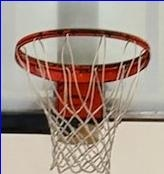
#> input picture CV2/Testing/original.jpg, 164 x 174 px
$ python Hoopster_Calculations.py
#> lines starting #> are read from the running program, lines starting #| are printed output that depends on the picture; after the words box and inside, x2 and y2 are one past the last pixel; in counts of white or black regions, pixels touching at a corner belong together
#> further down, ref_image is the input picture: shape (174, 164, 3); mean B, G, R 139.5, 148.9, 165.7
import numpy as np
from scipy.integrate import solve_ivp
import math

import cv2  # openCV library

# Drag coefficient, projectile radius (m), area (m2) and mass (kg).
C_d = 0.47
D = 0.2413  # m
R = D / 2  # m
A = np.pi * R**2
m = 0.624
# Air density (kg.m-3), acceleration due to gravity (m.s-2).
rho_air = 1.28
g = 9.81
# For convenience, define  this constant.
k = 0.5 * C_d * rho_air * A
y_goal = 3.05  # m

# [6 lines left out: function deriv, not called in this run]

# Integrate up to tf unless we hit the target sooner.
t0, tf = 0, 50

def hit_target(t, u):
    # We've hit the target if the y-coordinate is 0.
    return u[2]
# Stop the integration when we hit the target.
hit_target.terminal = True
# We must be moving downwards (don't stop before we begin moving upwards!)
hit_target.direction = -1

def max_height(t, u):
    # The maximum height is obtained when the y-velocity is zero.
    return u[3]

# [72 lines left out: functions calculate_auto, get_rpm, calculate_manual, not called in this run]

# distance from camera to hoop measured
# centimeter
Known_distance = (457.2**2 + 305**2)**(1/2)

# width of face in the real world or Object Plane
# centimeter
Known_width = 24.13

# focal length finder function
def Focal_Length_Finder(measured_distance, real_width, width_in_rf_image):
    # finding the focal length
    focal_length = (width_in_rf_image * measured_distance) / real_width
    return focal_length

def hoop_width(imageFrame):
    hsvFrame = cv2.cvtColor(imageFrame, cv2.COLOR_BGR2HSV)
#> hsvFrame: shape (174, 164, 3); mean H, S, V 27.7, 60.6, 168.9

    # Set range for orange color and define mask
    orange_lower = np.array([0, 100, 0], np.uint8)
    orange_upper = np.array([10, 255, 255], np.uint8)
    orange_mask = cv2.inRange(hsvFrame, orange_lower, orange_upper)
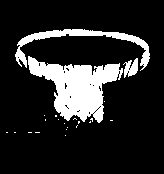
#> orange_mask: shape (174, 164); 15.6% white; 22 white regions (19 under 20 px), largest, box (x1, y1, x2, y2) and area: (28, 56, 123, 123) 3134, (15, 29, 150, 71) 1081, (123, 58, 138, 78) 180

    # Morphological Transform, Dilation
    # for each color and bitwise_and operator
    # between imageFrame and mask determines
    # to detect only that particular color
    kernal = np.ones((5, 5), "uint8")

    # For red color
    orange_mask = cv2.dilate(orange_mask, kernal)
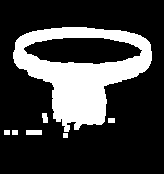
#> orange_mask: shape (174, 164); 23.8% white; 7 white regions

    # Creating contour to track red color
    contours, hierarchy = cv2.findContours(orange_mask,
                                        cv2.RETR_TREE,
                                        cv2.CHAIN_APPROX_SIMPLE)
#> contours = 8 contours, 1 with area under 20; largest, box (x1, y1, x2, y2) and area: (13, 27, 152, 132) 8634, (23, 37, 143, 65) 2434, (26, 130, 42, 135) 60, (42, 113, 48, 123) 37, (108, 118, 115, 123) 24, (12, 130, 18, 135) 20, (4, 130, 10, 135) 20

    largest = [0,0, 1]
    w = 0
    for pic, contour in enumerate(contours):
        area = cv2.contourArea(contour)
        if(area > 200):
            x, y, w, h = cv2.boundingRect(contour)
            if (w > largest[0]):
                largest = [w, h, contour]
#> this loop made 8 passes
#> (area, x, y, w, h) on passes 7 to 8: (8633.5, 13, 27, 139, 105), (2433.5, 23, 37, 120, 28)
#> (contour, area) on passes 2 to 5: ([[26, 130], [26, 134], [41, 134], [41, 130]], 60), ([[12, 130], [12, 134], [17, 134], [17, 130]], 20), ([[4, 130], [4, 134], [9, 134], [9, 130]], 20), ([[108, 118], [108, 122], [114, 122], [114, 118]], 24)
#> after the loop, largest = 3 items, first 3: 139, 105, contour of 180 points, box (x1, y1, x2, y2) (13, 27, 152, 132), area 8634

    # bound hoop in image with rectangle and label with "hoop"
    if largest != [0, 0, 1]:
        contour = largest[2]
#> contour = contour of 180 points, box (x1, y1, x2, y2) (13, 27, 152, 132), area 8634
        x, y, w, h = cv2.boundingRect(contour)
#> x = 13; y = 27; w = 139; h = 105
        imageFrame = cv2.rectangle(imageFrame, (x, y),
                                (x + w, y + h),
                                (0, 0, 255), 2)


        cv2.putText(imageFrame, "hoop", (x, y),
                    cv2.FONT_HERSHEY_SIMPLEX, 1.0,
                    (0, 0, 255))
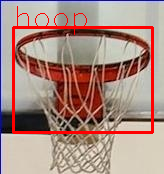
#> imageFrame: shape (174, 164, 3); mean B, G, R 131, 139.8, 170.7

    return w

# reading reference_image from directory
ref_image = cv2.imread("original.jpg")

# find the face width(pixels) in the reference_image
ref_image_hoop_width = hoop_width(ref_image)
#> ref_image_hoop_width = 139

# get the focal by calling "Focal_Length_Finder"
# width in reference(pixels),
# Known_distance(centimeters),
# known_width(centimeters)
Focal_length = Focal_Length_Finder(
    Known_distance, Known_width, ref_image_hoop_width)
#> in Focal_Length_Finder, `focal_length = (width_in_rf_image * measured_distance) / real_width`: focal_length = 3165.9
#> Focal_length = 3165.9

# distance estimation function
# [4 lines left out: function distance_finder, not called in this run]

$ run again, with CV2/Testing/photo.jpg copied over CV2/Testing/original.jpg
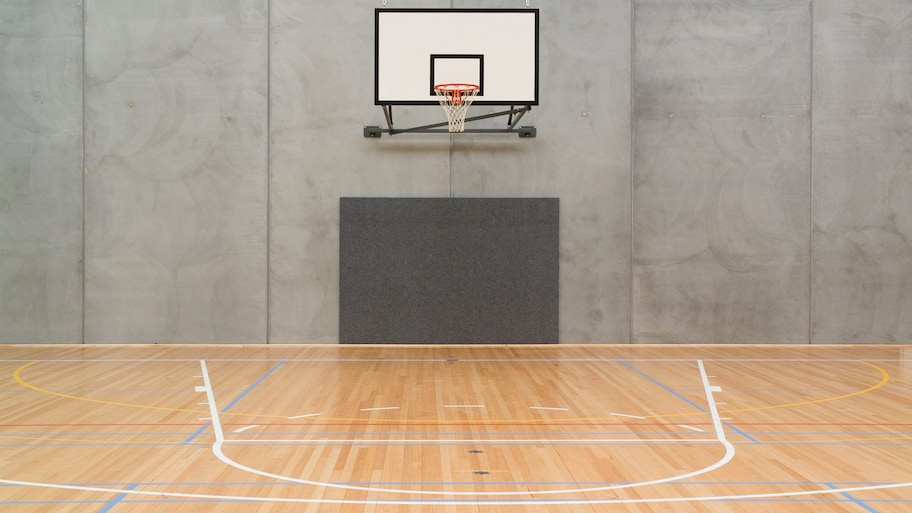
#> input picture CV2/Testing/photo.jpg, 912 x 513 px
#> ref_image is the input picture: shape (513, 912, 3); mean B, G, R 141, 159.4, 175.6
#> hsvFrame: shape (513, 912, 3); mean H, S, V 20.4, 46.1, 175.8
#> in hoop_width, `orange_mask = cv2.dilate(orange_mask, kernal)`:
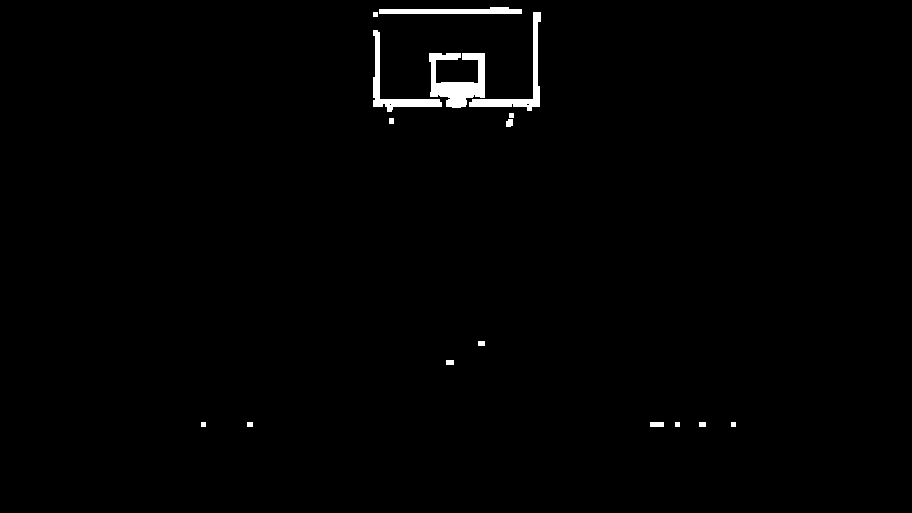
#> orange_mask: shape (513, 912); 1% white; 16 white regions
#> contours = 18 contours, 7 with area under 20; largest, box (x1, y1, x2, y2) and area: (429, 53, 485, 108) 1476, (469, 12, 541, 111) 896, (373, 30, 442, 112) 810, (379, 7, 522, 14) 605, (650, 422, 664, 427) 52
#> the loop in hoop_width, `for pic, contour in enumerate(contours):` made 18 passes
#> (area, x, y, w, h) on passes 12, 13, 15, 18: (1476.5, 429, 53, 56, 55), (810, 373, 30, 69, 82), (896, 469, 12, 72, 99), (605, 379, 7, 143, 7)
#> after the loop in hoop_width, `for pic, contour in enumerate(contours):`: largest = 3 items, first 3: 143, 7, contour of 10 points, box (x1, y1, x2, y2) (379, 7, 522, 14), area 605
#> in hoop_width, `contour = largest[2]`: contour = contour of 10 points, box (x1, y1, x2, y2) (379, 7, 522, 14), area 605
#> in hoop_width, `imageFrame = cv2.rectangle(imageFrame, (x, y), (x + w, y + h), (0, 0, ..`:
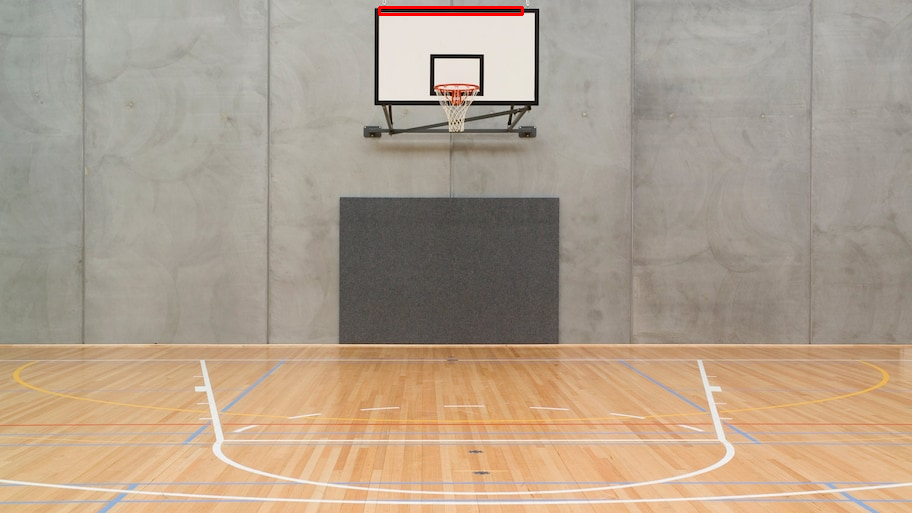
#> imageFrame: shape (513, 912, 3); 0.19% of pixels changed, all inside (x1, y1, x2, y2) = (378, 6, 524, 16)
#> ref_image_hoop_width = 143
#> focal_length = 3257
